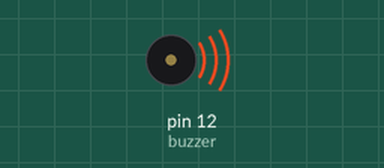
This sketch was run on a simulated Arduino Uno, built with avr-gcc and run on an emulated ATmega328P. Parts: buzzer (waves = sounding).

Above: at 0.5 s.
Timing chart, 0 to 9.1 s (numbered marks = the images above):
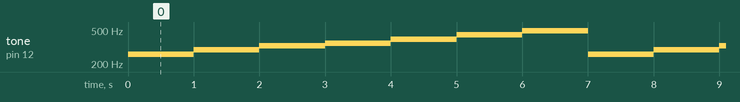

Measured:
- by itself, tone on pin 12 (buzzer): repeats every 7.0 s: 293 Hz 1.0 s, 329 Hz 1.0 s, 349 Hz 1.0 s, 392 Hz 1.0 s, 440 Hz 1.0 s, 493 Hz 1.0 s, 261 Hz 1.0 s

The sketch:

buzzer.ino
```cpp
const int Do=261,Re=293,Mi=329,Fa=349,Sol=392,La=440,Si=493,buzzer=12;
int duracion = 1000,retardo = 1000;
void setup() {
   pinMode(buzzer, OUTPUT);
}
void loop() {
   tone(buzzer, Do, duracion);
   delay(retardo);
   tone(buzzer, Re, duracion);
   delay(retardo);
    tone(buzzer, Mi, duracion);
   delay(retardo);
   tone(buzzer, Fa, duracion);
   delay(retardo);
   tone(buzzer, Sol, duracion);
   delay(retardo);
   tone(buzzer, La, duracion);
   delay(retardo);
    tone(buzzer, Si, duracion);
   delay(retardo);
}
```
